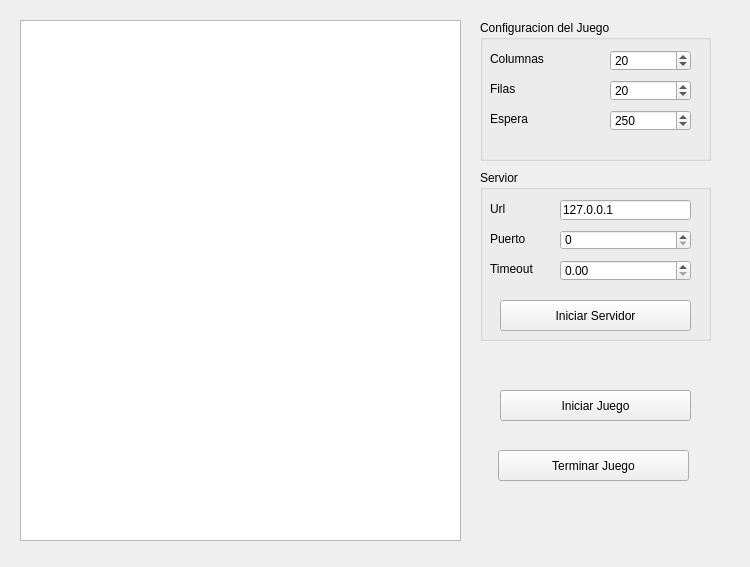
<?xml version="1.0" encoding="UTF-8"?>
<ui version="4.0">
 <class>MainWindow</class>
 <widget class="QMainWindow" name="MainWindow">
  <property name="geometry">
   <rect>
    <x>0</x>
    <y>0</y>
    <width>750</width>
    <height>567</height>
   </rect>
  </property>
  <property name="windowTitle">
   <string>Servidor</string>
  </property>
  <widget class="QWidget" name="centralwidget">
   <widget class="QGroupBox" name="g_Serv">
    <property name="geometry">
     <rect>
      <x>480</x>
      <y>170</y>
      <width>231</width>
      <height>171</height>
     </rect>
    </property>
    <property name="title">
     <string>Servior</string>
    </property>
    <widget class="QLabel" name="lab_url">
     <property name="geometry">
      <rect>
       <x>10</x>
       <y>30</y>
       <width>31</width>
       <height>17</height>
      </rect>
     </property>
     <property name="text">
      <string>Url</string>
     </property>
    </widget>
    <widget class="QLineEdit" name="edit_url">
     <property name="geometry">
      <rect>
       <x>80</x>
       <y>30</y>
       <width>131</width>
       <height>20</height>
      </rect>
     </property>
     <property name="text">
      <string>127.0.0.1</string>
     </property>
     <property name="placeholderText">
      <string>127.0.0.1</string>
     </property>
    </widget>
    <widget class="QLabel" name="lab_puerto">
     <property name="geometry">
      <rect>
       <x>10</x>
       <y>60</y>
       <width>68</width>
       <height>17</height>
      </rect>
     </property>
     <property name="text">
      <string>Puerto</string>
     </property>
    </widget>
    <widget class="QSpinBox" name="spin_puerto">
     <property name="geometry">
      <rect>
       <x>80</x>
       <y>60</y>
       <width>131</width>
       <height>20</height>
      </rect>
     </property>
     <property name="minimum">
      <number>0</number>
     </property>
     <property name="maximum">
      <number>65535</number>
     </property>
    </widget>
    <widget class="QPushButton" name="ini_serv">
     <property name="geometry">
      <rect>
       <x>20</x>
       <y>130</y>
       <width>191</width>
       <height>31</height>
      </rect>
     </property>
     <property name="text">
      <string>Iniciar Servidor</string>
     </property>
    </widget>
    <widget class="QDoubleSpinBox" name="spin_timeout">
     <property name="geometry">
      <rect>
       <x>80</x>
       <y>90</y>
       <width>131</width>
       <height>21</height>
      </rect>
     </property>
    </widget>
    <widget class="QLabel" name="lab_timeout">
     <property name="geometry">
      <rect>
       <x>10</x>
       <y>90</y>
       <width>68</width>
       <height>17</height>
      </rect>
     </property>
     <property name="text">
      <string>Timeout</string>
     </property>
    </widget>
   </widget>
   <widget class="QGroupBox" name="g_conf_juego">
    <property name="geometry">
     <rect>
      <x>480</x>
      <y>20</y>
      <width>231</width>
      <height>141</height>
     </rect>
    </property>
    <property name="title">
     <string>Configuracion del Juego</string>
    </property>
    <widget class="QLabel" name="lab_colum">
     <property name="geometry">
      <rect>
       <x>10</x>
       <y>30</y>
       <width>68</width>
       <height>17</height>
      </rect>
     </property>
     <property name="text">
      <string>Columnas</string>
     </property>
    </widget>
    <widget class="QSpinBox" name="spin_colum">
     <property name="geometry">
      <rect>
       <x>130</x>
       <y>30</y>
       <width>81</width>
       <height>21</height>
      </rect>
     </property>
     <property name="value">
      <number>20</number>
     </property>
    </widget>
    <widget class="QLabel" name="lab_filas">
     <property name="geometry">
      <rect>
       <x>10</x>
       <y>60</y>
       <width>68</width>
       <height>17</height>
      </rect>
     </property>
     <property name="text">
      <string>Filas</string>
     </property>
    </widget>
    <widget class="QSpinBox" name="spin_filas">
     <property name="geometry">
      <rect>
       <x>130</x>
       <y>60</y>
       <width>81</width>
       <height>21</height>
      </rect>
     </property>
     <property name="value">
      <number>20</number>
     </property>
    </widget>
    <widget class="QSpinBox" name="spin_espera">
     <property name="geometry">
      <rect>
       <x>130</x>
       <y>90</y>
       <width>81</width>
       <height>21</height>
      </rect>
     </property>
     <property name="maximum">
      <number>9999</number>
     </property>
     <property name="value">
      <number>250</number>
     </property>
    </widget>
    <widget class="QLabel" name="lab_espera">
     <property name="geometry">
      <rect>
       <x>10</x>
       <y>90</y>
       <width>91</width>
       <height>17</height>
      </rect>
     </property>
     <property name="text">
      <string>Espera</string>
     </property>
    </widget>
   </widget>
   <widget class="QPushButton" name="iniciar_juego">
    <property name="geometry">
     <rect>
      <x>500</x>
      <y>390</y>
      <width>191</width>
      <height>31</height>
     </rect>
    </property>
    <property name="text">
     <string>Iniciar Juego</string>
    </property>
   </widget>
   <widget class="QTableWidget" name="tableWidget">
    <property name="geometry">
     <rect>
      <x>20</x>
      <y>20</y>
      <width>441</width>
      <height>521</height>
     </rect>
    </property>
    <attribute name="horizontalHeaderDefaultSectionSize">
     <number>0</number>
    </attribute>
    <attribute name="horizontalHeaderMinimumSectionSize">
     <number>0</number>
    </attribute>
    <attribute name="verticalHeaderDefaultSectionSize">
     <number>0</number>
    </attribute>
    <attribute name="verticalHeaderMinimumSectionSize">
     <number>0</number>
    </attribute>
   </widget>
   <widget class="QPushButton" name="terminar_juego">
    <property name="geometry">
     <rect>
      <x>498</x>
      <y>450</y>
      <width>191</width>
      <height>31</height>
     </rect>
    </property>
    <property name="text">
     <string>Terminar Juego</string>
    </property>
   </widget>
  </widget>
 </widget>
 <resources/>
 <connections/>
</ui>
